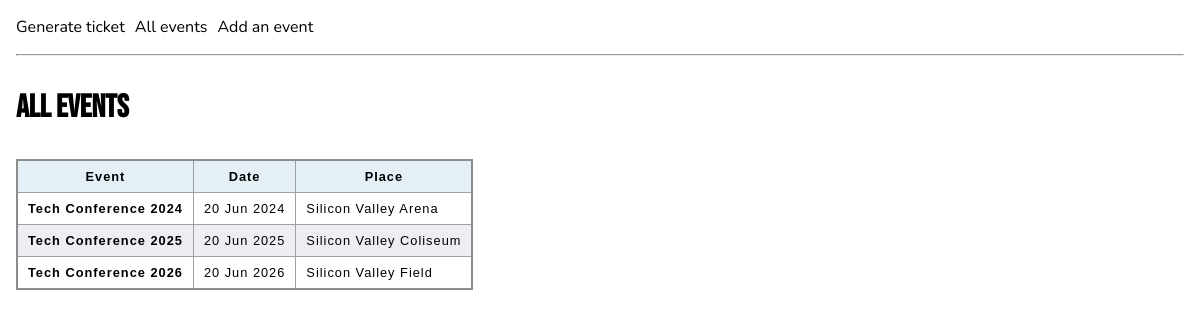
/events.php, run on an earlier commit of the app's database.
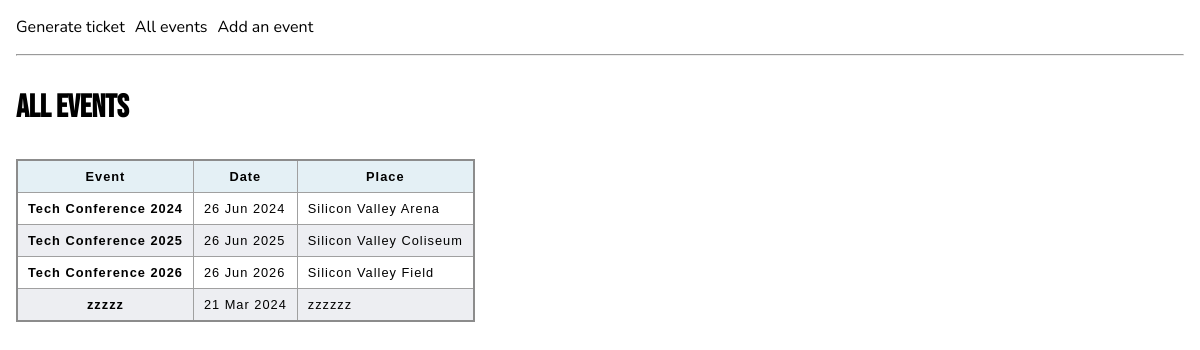
And on a later commit of the database.
### tables this page shows
CREATE TABLE events (
	id INTEGER PRIMARY KEY AUTOINCREMENT NOT NULL,
	name VARCHAR NOT NULL,
	date VARCHAR NOT NULL,
	location VARCHAR NOT NULL,
    description VARCHAR NOT NULL
);

### lib/common.php (called while the page is built, shortened)
<?php
function fetchEvents(PDO $pdo) {
    $sql = "
    SELECT
        name, date, location, description
    FROM
        events
    ";
    $stmt = $pdo->query($sql);
    return $stmt->fetchAll(PDO::FETCH_ASSOC);
}
function formatDate(string $sqlDate) {
    $date = DateTime::createFromFormat('Y-m-d H:i:s', $sqlDate);
    return $date->format('d M Y');
}

### events.php (the view, shortened to what this page needs)
<?php
require_once 'lib/common.php';
$pdo = getPDO();
$data = fetchEvents($pdo);
?>
<!DOCTYPE html>
<html>
    <head>
        <?php require 'templates/head.php' ?>
    </head>
    <body>
        <?php require 'templates/navbar.php' ?>
    </body>
    <header><h1>All events</h1></header>
    <section>
        <table>
            <thead>
            <tr>
                <th scope="col">Event</th>
                <th scope="col">Date</th>
                <th scope="col">Place</th>
              </tr>
            </thead>
            <tbody>
                <?php foreach($data as $event): ?>
                    <tr>
                    <th scope="row"><?= $event["name"] ?></th>
                    <td><?= formatDate($event["date"]) ?></td>
                    <td><?= $event["location"] ?></td>
                    </tr>
                <?php endforeach; ?>
            </tbody>
        </table>
    </section>

What changed in the data, as far as the page shows it:
changed events "Silicon Valley Arena": date "20 Jun 2024" → "26 Jun 2024"
changed events "Silicon Valley Coliseum": date "20 Jun 2025" → "26 Jun 2025"
changed events "Silicon Valley Field": date "20 Jun 2026" → "26 Jun 2026"
added events: name "zzzzz", date "21 Mar 2024", location "zzzzzz"
